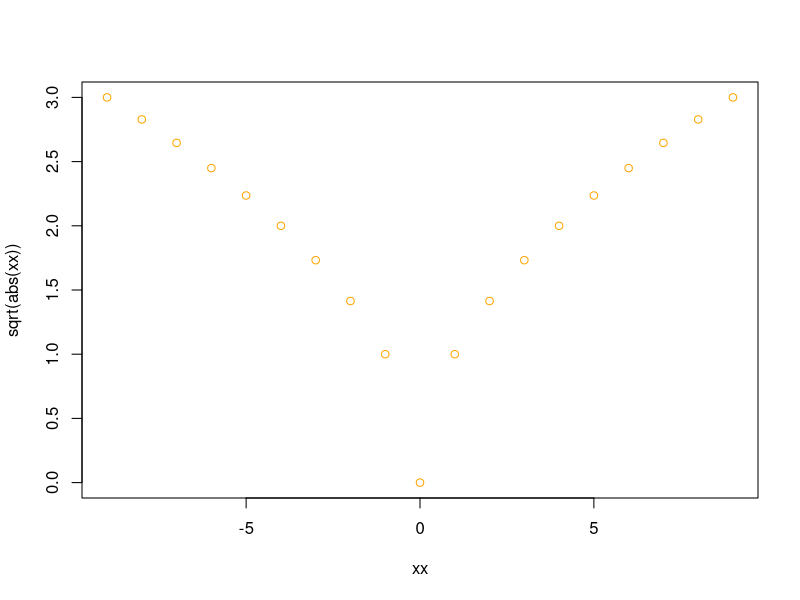
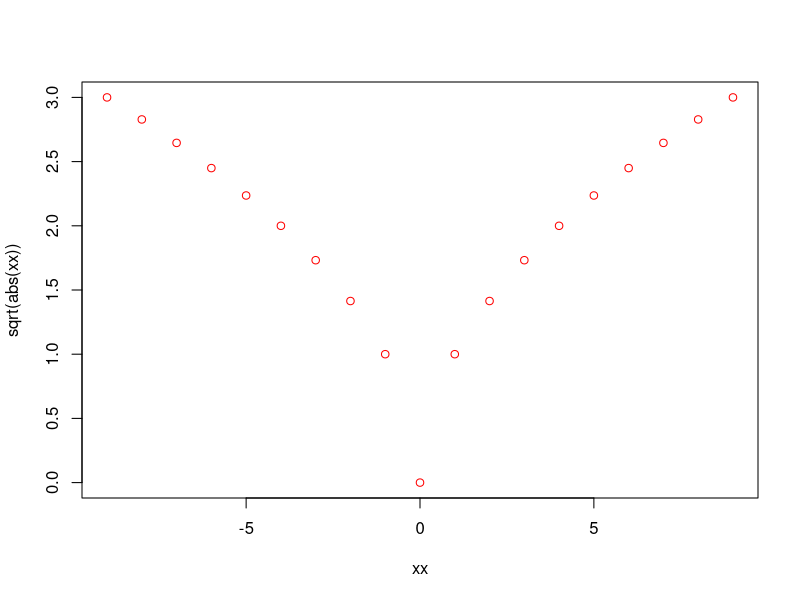

The R source for these figures, in order:
# Functions
pi 

args(sqrt)

sqrt(x=100)

help(citation)
citation()

help(round)
args(round)

round(x= pi, digits = 2)
round(x= pi)
round(pi, 2)

# rules in the tidyverse style guide
# https://style.tidyverse.org/index.html

# use the function, seq, to create a sequence of numbers from -9 to +9
help(seq)
# generate a sequence between -9 and +9
seq(from = -9, to = 9, by = 1)

help(rep)
help(log)
help(floor)
help(replicate)

# Generate xx as sequence from -9 to 9
xx <- -9:9

# what does xx look like
xx
# produces results of xx

plot(xx, sqrt(abs(xx)), col = "orange")

# more verbose with clear definition of x & y
sqrt(abs(xx))
plot(x = xx, y = sqrt(abs(xx)),  col = "red")

help(abs)
help(plot)

# There are a few functions that you’ll use repeatedly that do not require a name, but rest assured they are still functions. Here are a few examples:

# + (addition)
# - (subtraction)
# / (division)
# ^ (exponentiation)
# %% (modulus)
# %/% (integer division)

# Here are some more operators, which won’t be found on a calculator:

# : (the colon operator, used to generate regular sequences, as in “x <- -9:9”)
# :: (the double colon operator, used for specifying a package name and function)
# ~ (the tilde operator, used to separate the left and right hand side of a model formula)

# some databases are preloaded in RStudio - see environment / package:datasets

# see 1st 10 cases in db ChickWeight
head(ChickWeight, n=10)

# Chapter 3 for installing packages

# R Library
library()
.libPaths()

# Establish your own site library
R.home()




